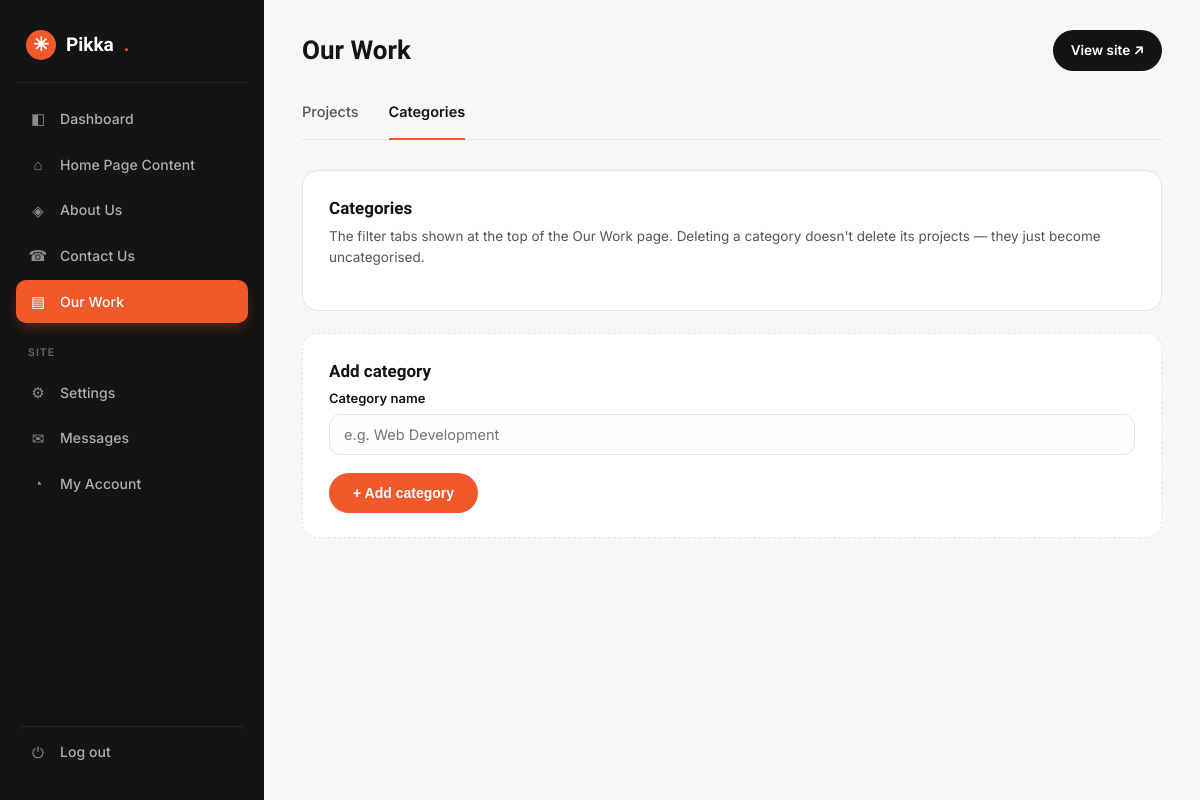
Page /admin/work.php?tab=categories (signed in) on the earlier database version.
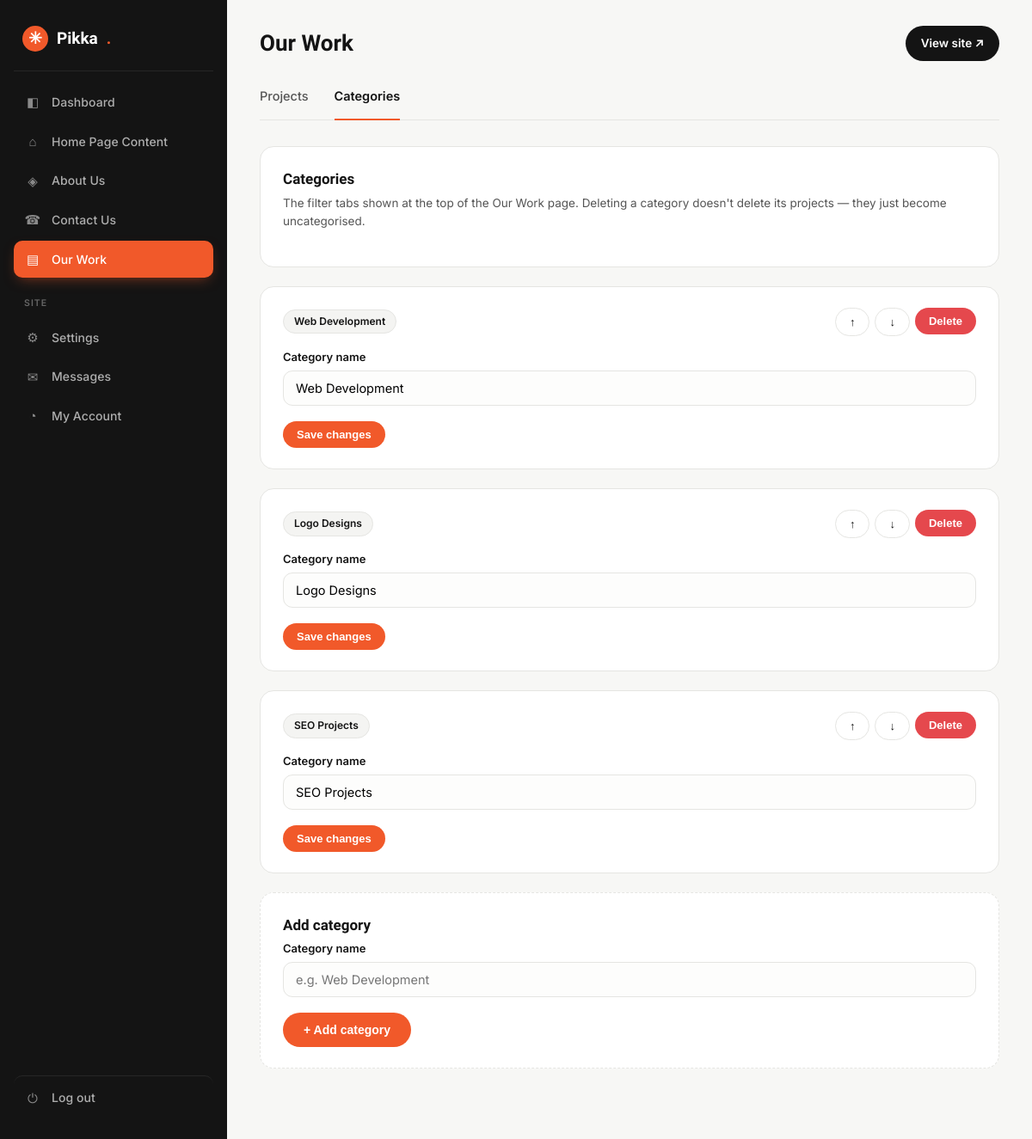
Same page on the later database version.
### tables this page shows
CREATE TABLE IF NOT EXISTS `work_categories` (
  `id` INT(11) NOT NULL AUTO_INCREMENT,
  `name` VARCHAR(120) NOT NULL,
  `slug` VARCHAR(140) NOT NULL,
  `sort_order` INT(11) DEFAULT 0,
  PRIMARY KEY (`id`),
  UNIQUE KEY `slug` (`slug`)
);

### includes/functions.php (called while the page is built, shortened)
<?php
require_once __DIR__ . '/config.php';
function e($str) {
    return htmlspecialchars($str ?? '', ENT_QUOTES, 'UTF-8');
}
function get_work_categories() {
    $out = [];
    $res = mysqli_query(db(), "SELECT * FROM work_categories ORDER BY sort_order ASC, id ASC");
    if ($res) while ($row = mysqli_fetch_assoc($res)) $out[] = $row;
    return $out;
}
    ?>

### includes/config.php (called while the page is built, shortened)
<?php
function db() {
    static $conn = null;
    if ($conn === null) {
        $conn = @mysqli_connect(DB_HOST, DB_USER, DB_PASS, DB_NAME);
        mysqli_set_charset($conn, 'utf8mb4');
    }
    return $conn;
}

### admin/work.php (the view, shortened to what this page needs)
<?php
$tabs = [
    'projects'   => ['label' => 'Projects'],
    'categories' => ['label' => 'Categories'],
];
$tab = $_GET['tab'] ?? 'projects';
$current_page = 'work';
$page_title = 'Our Work';
$workTablesReady = (bool) mysqli_query(db(), "SELECT 1 FROM work_categories LIMIT 1")
    && (bool) mysqli_query(db(), "SELECT 1 FROM work_projects LIMIT 1");
$categories = get_work_categories();
require __DIR__ . '/header.php';
?>
<div class="subnav">
  <?php foreach ($tabs as $key => $meta): ?>
    <a href="?tab=<?= e($key) ?>" class="<?= $tab === $key ? 'active' : '' ?>"><?= e($meta['label']) ?></a>
  <?php endforeach; ?>
</div>
<?php if (!$workTablesReady): ?>
  <div class="card">
    <h2>One-time setup needed</h2>
    <p class="sub">Our Work stores its categories and projects in database tables that don't exist on this site yet. Open <strong>phpMyAdmin</strong> (in cPanel), select your database, go to the <strong>SQL</strong> tab, paste the code below, and click Go. This only needs to be done once — nothing else on the site is affected.</p>
    <textarea readonly rows="20" style="font-family:monospace;font-size:12.5px;white-space:pre" onclick="this.select()">CREATE TABLE IF NOT EXISTS `work_categories` (
  `id` INT(11) NOT NULL AUTO_INCREMENT,
  `name` VARCHAR(120) NOT NULL,
  `slug` VARCHAR(140) NOT NULL,
  `sort_order` INT(11) DEFAULT 0,
  PRIMARY KEY (`id`),
  UNIQUE KEY `slug` (`slug`)
) ENGINE=InnoDB DEFAULT CHARSET=utf8mb4;
CREATE TABLE IF NOT EXISTS `work_projects` (
  `id` INT(11) NOT NULL AUTO_INCREMENT,
  `category_id` INT(11) DEFAULT NULL,
  `title` VARCHAR(160) NOT NULL,
  `description` TEXT DEFAULT NULL,
  `image` VARCHAR(255) DEFAULT NULL,
  `link` VARCHAR(255) DEFAULT NULL,
  `sort_order` INT(11) DEFAULT 0,
  PRIMARY KEY (`id`),
  KEY `category_id` (`category_id`)
) ENGINE=InnoDB DEFAULT CHARSET=utf8mb4;
INSERT INTO `work_categories` (`name`, `slug`, `sort_order`) VALUES
('Web Development', 'web-development', 1),
('Logo Designs', 'logo-designs', 2),
('SEO Projects', 'seo-projects', 3);</textarea>
    <p class="muted" style="margin-top:10px">Once that's run, refresh this page and the Our Work editor will appear here.</p>
  </div>
<?php elseif ($tab === 'categories'): ?>
  <div class="card">
    <h2>Categories</h2>
    <p class="sub">The filter tabs shown at the top of the Our Work page. Deleting a category doesn't delete its projects — they just become uncategorised.</p>
  </div>
  <?php foreach ($categories as $idx => $cat): ?>
  <div class="card">
    <div class="rh" style="display:flex;justify-content:space-between;align-items:center;margin-bottom:14px">
      <span class="pill"><?= e($cat['name']) ?></span>
      <div style="display:flex;gap:6px">
        <form method="post" action="?tab=categories" style="display:inline"><button class="btn btn-ghost btn-sm" <?= $idx === 0 ? 'disabled' : '' ?>>↑</button></form>
        <form method="post" action="?tab=categories" style="display:inline"><button class="btn btn-ghost btn-sm" <?= $idx === count($categories) - 1 ? 'disabled' : '' ?>>↓</button></form>
        <form method="post" action="?tab=categories" style="display:inline" onsubmit="return confirm('Delete this category? Projects in it will become uncategorised, not deleted.')"><button class="btn btn-danger btn-sm">Delete</button></form>
      </div>
    </div>
    <form method="post" action="?tab=categories">
      <div class="field"><label>Category name</label><input type="text" name="name" value="<?= e($cat['name']) ?>"></div>
      <button class="btn btn-sm" type="submit">Save changes</button>
    </form>
  </div>
  <?php endforeach; ?>
  <div class="card" style="border-style:dashed">
    <h2>Add category</h2>
    <form method="post" action="?tab=categories">
      <div class="field"><label>Category name</label><input type="text" name="name" placeholder="e.g. Web Development"></div>
      <button class="btn" type="submit">+ Add category</button>
    </form>
  </div>
<?php endif; ?>
<?php require __DIR__ . '/footer.php'; ?>

### admin/header.php (shortened to what this page needs)
<?php
$page = $current_page ?? '';
$title = $page_title ?? 'Dashboard';
?>
<!DOCTYPE html>
<html lang="en"><head>
<link rel="stylesheet" href="admin.css">
</head><body>
<div class="wrap">
  <aside class="side">
    <div class="logo"><span class="dot">✳</span>Pikka<span style="color:var(--accent)">.</span></div>
    <nav>
      <a href="index.php" class="<?= $page==='dashboard'?'active':'' ?>"><span class="nav-ic">◧</span>Dashboard</a>
      <a href="home-content.php" class="<?= $page==='home-content'?'active':'' ?>"><span class="nav-ic">⌂</span>Home Page Content</a>
      <?php $pcTab = $_GET['tab'] ?? 'about'; ?>
      <a href="page-content.php?tab=about" class="<?= $page==='page-content' && $pcTab==='about' ? 'active' : '' ?>"><span class="nav-ic">◈</span>About Us</a>
      <a href="page-content.php?tab=contact" class="<?= $page==='page-content' && $pcTab==='contact' ? 'active' : '' ?>"><span class="nav-ic">☎</span>Contact Us</a>
      <a href="work.php" class="<?= $page==='work'?'active':'' ?>"><span class="nav-ic">▤</span>Our Work</a>
      <div class="grp">Site</div>
      <a href="settings.php" class="<?= $page==='settings'?'active':'' ?>"><span class="nav-ic">⚙</span>Settings</a>
      <a href="messages.php" class="<?= $page==='messages'?'active':'' ?>"><span class="nav-ic">✉</span>Messages</a>
      <a href="account.php" class="<?= $page==='account'?'active':'' ?>"><span class="nav-ic">◔</span>My Account</a>
      <a href="logout.php" class="logout"><span class="nav-ic">⏻</span>Log out</a>
    </nav>
  </aside>
  <main class="main">
    <div class="topbar">
      <h1><?= e($title) ?></h1>
      <a class="view-site" href="../index.php" target="_blank">View site ↗</a>
    </div>

### admin/footer.php
  </main>
</div>
</body></html>

### admin/admin.css (style rules this page uses)
:root { --accent:#F1592A;--ink:#141414;--mist:#F4F4F2;--line:#e5e5e2;--ink-2:#555 }
* { box-sizing:border-box;margin:0;padding:0 }
body { font-family:'Inter',system-ui,sans-serif;background:#f7f7f5;color:var(--ink);line-height:1.55 }
a { color:inherit;text-decoration:none }
.wrap { display:flex;min-height:100vh }
.side { width:264px;background:var(--ink);color:#fff;padding:24px 16px;position:fixed;top:0;bottom:0;left:0;overflow-y:auto;display:flex;flex-direction:column }
.side .logo { display:flex;align-items:center;gap:10px;font-family:'Sora',sans-serif;font-weight:700;font-size:19px;padding:6px 10px 22px;margin-bottom:14px;border-bottom:1px solid rgba(255,255,255,.08) }
.side .logo .dot { width:30px;height:30px;border-radius:50%;background:var(--accent);display:grid;place-items:center;flex-shrink:0 }
.side nav { display:flex;flex-direction:column;flex:1 }
.side nav a { display:flex;align-items:center;gap:12px;padding:11px 12px;border-radius:10px; color:rgba(255,255,255,.66);font-size:14px;font-weight:500;margin-bottom:2px; transition:background .18s ease,color .18s ease;letter-spacing:.005em; }
.side nav a .nav-ic { width:20px;flex-shrink:0;display:inline-flex;align-items:center;justify-content:center; font-size:15px;line-height:1;color:rgba(255,255,255,.5);transition:color .18s ease; }
.side nav a.active { background:var(--accent);color:#fff;box-shadow:0 6px 16px -6px rgba(241,89,42,.55) }
.side nav a.active .nav-ic { color:#fff }
.side .grp { font-size:10.5px;font-weight:600;text-transform:uppercase;letter-spacing:.1em;color:rgba(255,255,255,.35);padding:20px 12px 9px }
.side .logout { margin-top:auto;padding-top:14px;border-top:1px solid rgba(255,255,255,.08) }
.subnav { display:flex;gap:30px;flex-wrap:wrap;margin-bottom:30px;border-bottom:1px solid var(--line) }
.subnav a { position:relative;padding:4px 0 16px;font-size:14.5px;font-weight:500;color:var(--ink-2);transition:color .2s }
.subnav a::after { content:"";position:absolute;left:0;right:0;bottom:-1px;height:2px;background:var(--accent);transform:scaleX(0);transition:transform .2s ease }
.subnav a.active { color:var(--ink);font-weight:600 }
.subnav a.active::after { transform:scaleX(1) }
.main { margin-left:264px;flex:1;padding:30px 38px 60px;max-width:1000px }
.topbar { display:flex;justify-content:space-between;align-items:center;margin-bottom:26px }
.topbar h1 { font-family:'Sora',sans-serif;font-size:26px }
.topbar .view-site { background:var(--ink);color:#fff;padding:10px 18px;border-radius:100px;font-size:13.5px;font-weight:600 }
.card { background:#fff;border:1px solid var(--line);border-radius:16px;padding:24px 26px;margin-bottom:22px }
.card h2 { font-family:'Sora',sans-serif;font-size:17px;margin-bottom:4px }
.card .sub { color:var(--ink-2);font-size:13.5px;margin-bottom:18px }
label { display:block;font-size:13px;font-weight:600;margin:0 0 6px }
.field { margin-bottom:18px }
input[type=text],input[type=email],input[type=password],textarea,select { width:100%;border:1px solid var(--line);border-radius:11px;padding:11px 14px;font-family:inherit;font-size:14.5px;background:#fdfdfc;transition:.2s }
.btn { display:inline-flex;align-items:center;gap:8px;background:var(--accent);color:#fff;border:0;padding:12px 24px;border-radius:100px;font-weight:600;font-size:14px;cursor:pointer;transition:.2s }
.btn-ghost { background:#fff;border:1px solid var(--line);color:var(--ink) }
.btn-sm { padding:8px 16px;font-size:13px }
.btn-danger { background:#e5484d }
.pill { background:var(--mist);border:1px solid var(--line);border-radius:100px;padding:4px 12px;font-size:12px;font-weight:600 }

Differences in the rows shown:
added work_categories: name "Web Development"
added work_categories: name "Logo Designs"
added work_categories: name "SEO Projects"
